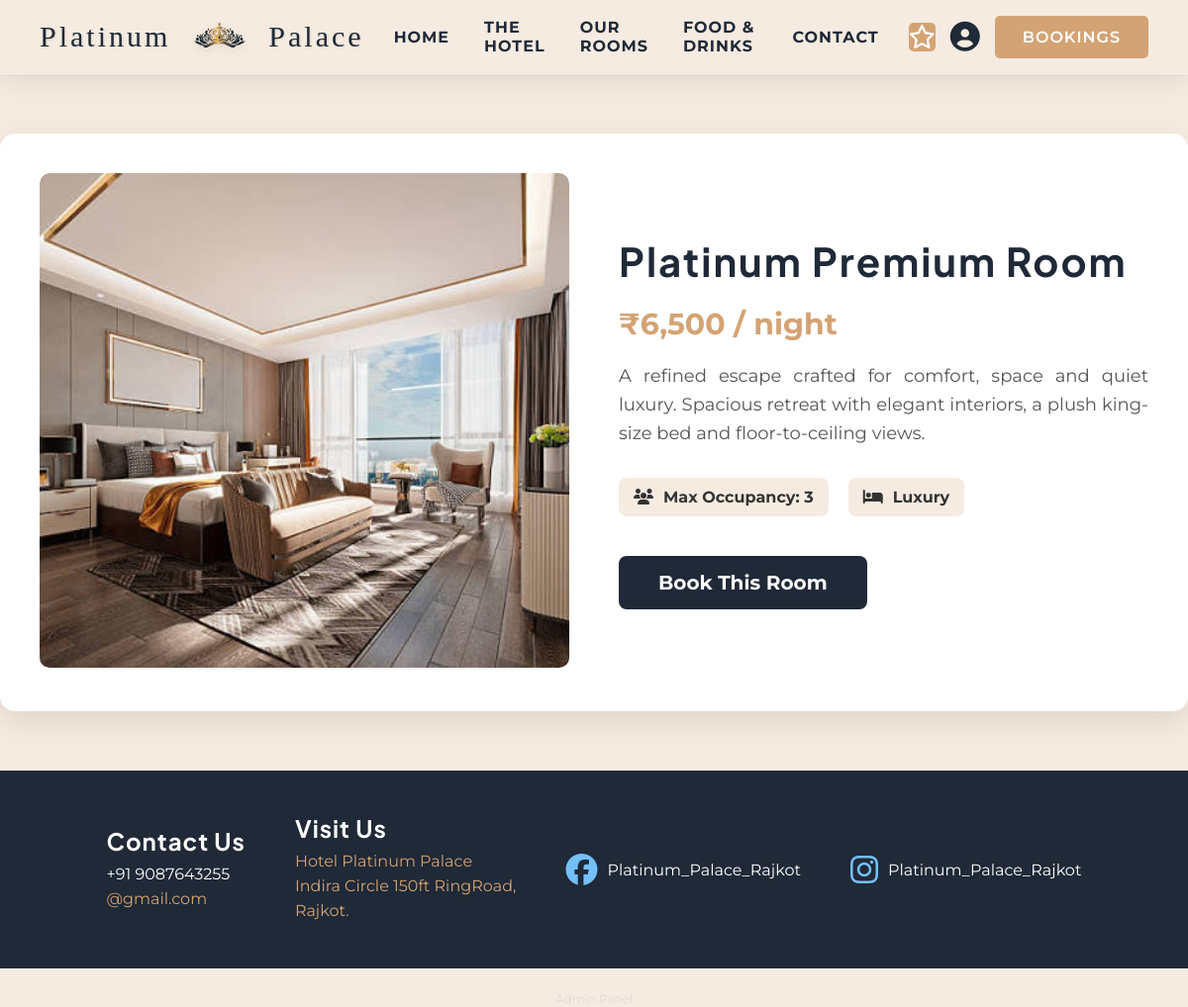
The page /room_details.php?room_id=1 on the database its author committed.
### tables this page shows
CREATE TABLE rooms (
    room_id INT AUTO_INCREMENT PRIMARY KEY,
    room_name VARCHAR(100) NOT NULL,        
    room_type VARCHAR(50),                  
    description TEXT,
    price_per_night DECIMAL(10,2) NOT NULL,
    max_occupancy INT DEFAULT 2,
    image_path VARCHAR(255),                
    status ENUM('available','occupied','maintenance') DEFAULT 'available'
);

### room_details.php (the view, shortened to what this page needs)
<?php
include 'connection.php';
$room_id = isset($_GET['room_id']) ? (int) $_GET['room_id'] : 0;
$room = null;
if ($room_id > 0) {
    $stmt = $conn->prepare("SELECT * FROM rooms WHERE room_id = ?");
    $stmt->bind_param("i", $room_id);
    $stmt->execute();
    $result = $stmt->get_result();
    $room = $result->fetch_assoc();
}
?>
<!DOCTYPE html>
<html lang="en">
<head>
    <link rel="stylesheet" href="style.css">
    <link rel="stylesheet" href="https://cdnjs.cloudflare.com/ajax/libs/font-awesome/6.5.1/css/all.min.css">
</head>
<body>
    <?php include 'navbar.php'; ?>
    <div class="room-details-container animate-on-scroll">
        <div class="room-image-large">
            <?php
                $img_src = !empty($room['image_path']) ? htmlspecialchars($room['image_path']) : 'assets/images/room_1.jpg';
            ?>
            <img src="<?php echo $img_src; ?>" alt="<?php echo htmlspecialchars($room['room_name']); ?>">
        </div>
        <div class="room-info-section">
            <h1><?php echo htmlspecialchars($room['room_name']); ?></h1>
            <div class="price">₹<?php echo number_format($room['price_per_night'], 0); ?> / night</div>
            <p class="description">
                <?php echo nl2br(htmlspecialchars($room['description'])); ?>
            </p>
            <div class="features">
                <div class="feature-item">
                    <i class="fa-solid fa-users"></i>
                    Max Occupancy: <?php echo htmlspecialchars($room['max_occupancy']); ?>
                </div>
                <div class="feature-item">
                    <i class="fa-solid fa-bed"></i>
                    <?php echo htmlspecialchars($room['room_type']); ?>
                </div>
            </div>
            <a href="book_room.php?room_id=<?php echo $room_id; ?>" class="btn-book-now">Book This Room</a>
        </div>
    </div>
    <?php include 'footer.php'; ?>
</body>
</html>

### style.css (style rules this page uses)
* { margin: 0; padding: 0; box-sizing: border-box; font-family: 'Montserrat', sans-serif; }
h1, h2, h3, h4, h5, h6 { font-family: 'Plus Jakarta Sans', sans-serif; letter-spacing: 1px; }
.animate-on-scroll { opacity: 0; transform: translateY(30px); transition: opacity 0.8s ease-out, transform 0.8s ease-out; }
.animate-on-scroll.is-visible { opacity: 1; transform: translateY(0); }
h1, h2, h3, h4, h5, h6 { font-family: 'Plus Jakarta Sans', sans-serif !important; letter-spacing: 1px; }

### room_details.php (style rules this page uses)
body { background-color: #F5EBE0; }
.room-details-container { max-width: 1200px; margin: 60px auto; padding: 40px; background: white; border-radius: 15px; box-shadow: 0 10px 30px rgba(0,0,0,0.1); display: flex; gap: 50px; }
.room-image-large { flex: 1; border-radius: 10px; overflow: hidden; }
.room-image-large img { width: 100%; height: 500px; object-fit: cover; border-radius: 10px; }
.room-info-section { flex: 1; display: flex; flex-direction: column; justify-content: center; }
.room-info-section h1 { font-size: 40px; color: #1f2937; margin-bottom: 20px; font-family: 'Plus Jakarta Sans', sans-serif; letter-spacing: 2px; }
.room-info-section .price { font-size: 30px; color: #D4A373; font-weight: bold; margin-bottom: 20px; }
.room-info-section .description { font-size: 18px; color: #555; line-height: 1.6; margin-bottom: 30px; text-align: justify; }
.features { display: flex; gap: 20px; margin-bottom: 40px; }
.feature-item { display: flex; align-items: center; gap: 10px; font-size: 16px; color: #333; background: #F5EBE0; padding: 10px 15px; border-radius: 8px; font-weight: bold; }
.btn-book-now { display: inline-block; background: #1f2937; color: white; text-align: center; padding: 15px 40px; font-size: 20px; font-weight: bold; border-radius: 8px; text-decoration: none; transition: background 0.3s, transform 0.3s; align-self: flex-start; }

### rows shown on the page
rooms: image_path (picture), room_name "Platinum Premium Room", price_per_night "6,500", description "A refined escape crafted for comfort, space and quiet luxury. Spacious retreat with elegant interiors, a plush king-size bed and floor-to-ceiling views.", max_occupancy "3", room_type "Luxury"
